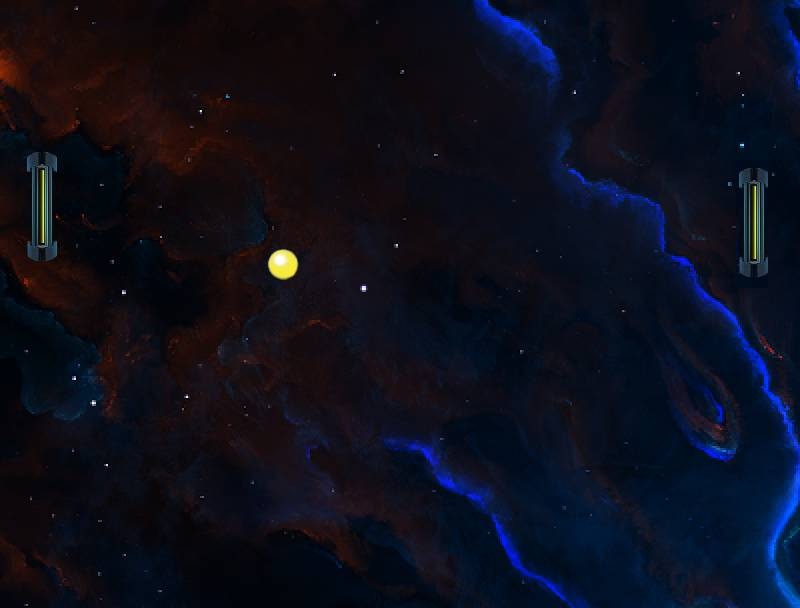

Tiled map render using the project's own tile images. Description and the map definition, with tile-layer contents summarised, below:
An orthogonal 50x38 tile map with 16x16 px tiles, 1 tile layer (Tile Layer 1).

<map version="1.8" tiledversion="1.8.5" orientation="orthogonal" renderorder="right-down" width="50" height="38" tilewidth="16" tileheight="16" infinite="0" nextlayerid="2" nextobjectid="1">
 <tileset firstgid="1" name="menu" tilewidth="16" tileheight="16" tilecount="2970" columns="66">
  <image source="../../assets/menu.png" width="1066" height="722" />
 </tileset>
 <layer id="1" name="Tile Layer 1" width="50" height="38">
  <data>[1900 cells, 1900 non-empty, 1900 distinct tile ids]</data>
 </layer>
</map>